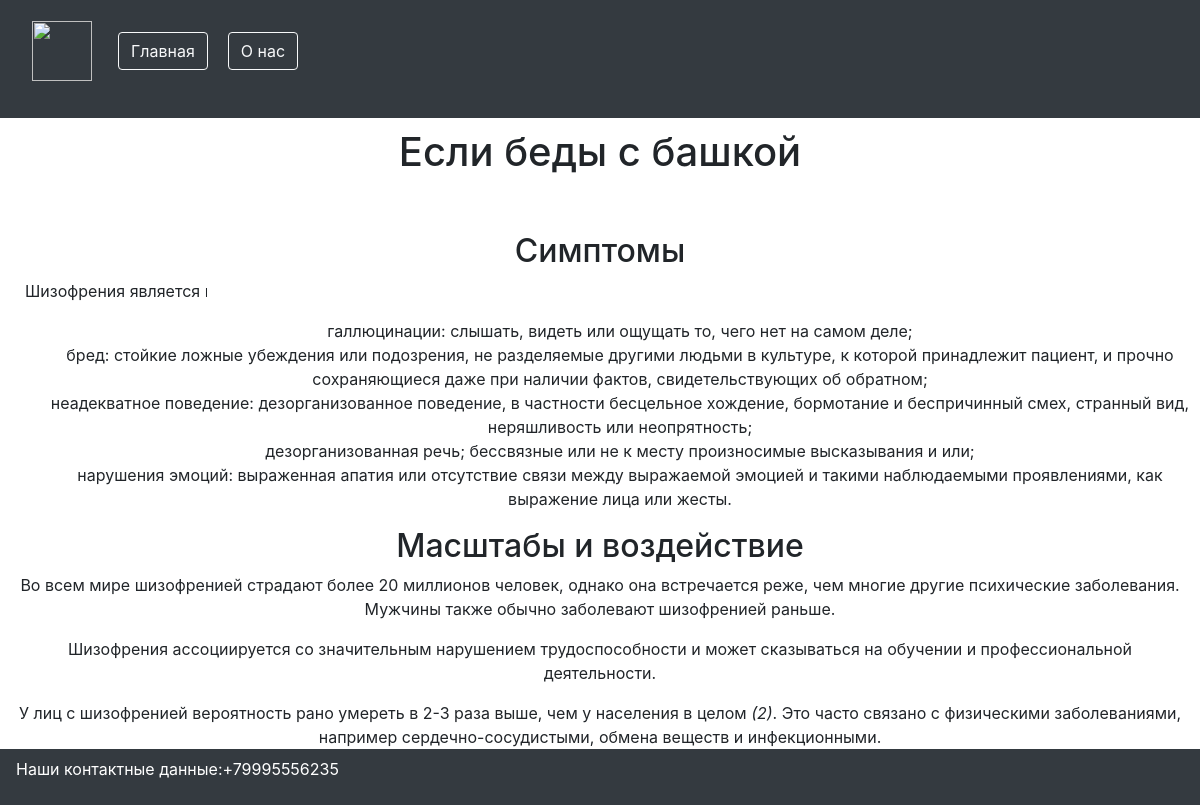
/post/6, run on an earlier commit of the app's database.
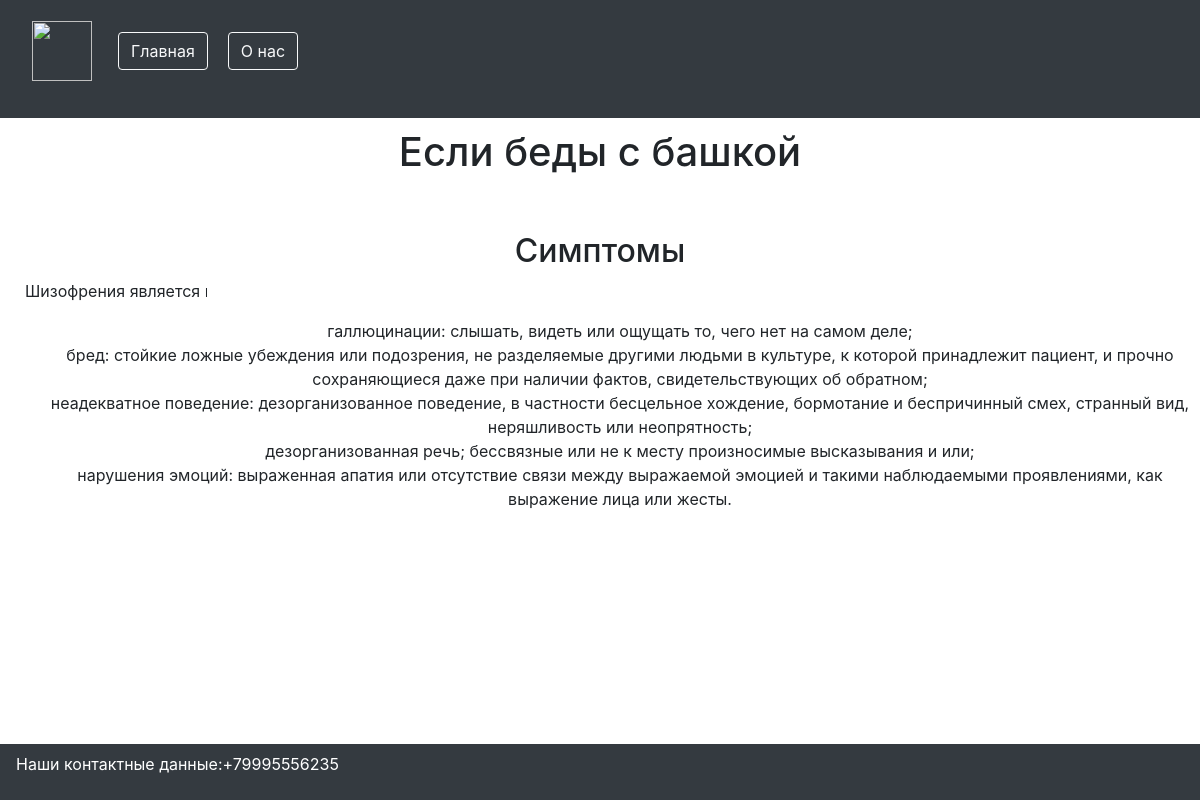
And on a later commit of the database.
### Moskalemko_blog/apps/my_blog/models.py (models this page shows, shortened)
class Post(models.Model):
    id = models.BigAutoField(primary_key = True)
    post_title = models.CharField(max_length=100)
    post_anatation = models.CharField(max_length=200)
    post_text = RichTextUploadingField()
    key_words = models.ManyToManyField(Keywords)
    post_foto = models.ImageField(upload_to='static\imgs', blank=True)
    post_author = models.ForeignKey('Author', on_delete=models.CASCADE, blank=True)

### Moskalemko_blog/apps/my_blog/views.py (the view)
# urls.py: re_path(r'^post/(?P<post_id>\d+)$', post,  name='post'),
def post(requset, post_id):
    post = Post.objects.get(id=post_id)
    context = {
        'post':post,
    }
    return render(requset, "post.html", context)

### templates/post.html
{% extends "index.html" %}
{% load static %}
{% block content %}
    <div class="post_text"><h1>{{ post.post_title }}</h1></div>
    <div class="post_text">{{ post.post_text }}</div>
{% endblock %}<br>

What changed in the data, as far as the page shows it:
changed Post "Если беды с башкой": post_text "…выражение лица или жесты. Масштабы и воздействие Во всем мире шизофренией страдают более 20 миллионов человек, однако она встречается реже, чем многие другие психические заболевания. Мужчины также обычно заболевают шизофренией раньше. Шизофрения ассоциируется со значительным нарушением трудоспособности и может сказываться на обучении и профессиональной деятельности. У лиц с шизофренией вероятность рано умереть в 2-3 раза выше, чем у населения в целом (2) . Это часто связано с физическими заболеваниями, например сердечно-сосудистыми, обмена веществ и инфекционными." → "…выражение лица или жесты."
